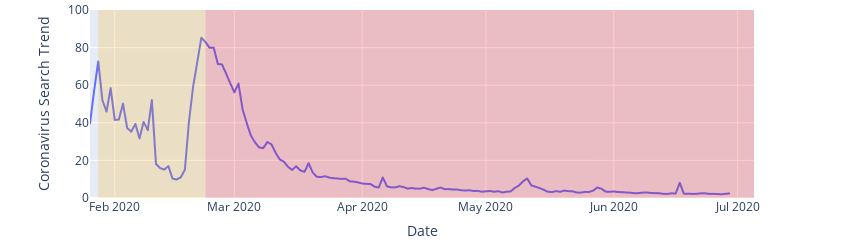

The code cell stored with this chart in its notebook:
### Code cell
fig_search_trends_time = px.line(
    data["SearchTrend"],
    x=data["SearchTrend"]["date"],
    y=data["SearchTrend"]["coronavirus"],
    labels={'coronavirus':"Coronavirus Search Trend",'date':'Date'},
    range_x=datetime.strptime('2020-01-01'), weekly_time.index[-1]],
    range_y=[0,100],
    width=base_fig_wid * dpi,
    height=base_fig_wid / 4 * dpi,
    
)

fig_search_trends_time.update_layout(margin=dict(l=90,r=110,t=10,b=0))
add_alert_background(fig_search_trends_time)
fig_search_trends_time.show()

### Figure 1 — Plotly figure (JSON) as saved in the notebook; plotly's stock layout.template omitted (floating-point values rounded to 4 significant figures; data arrays with more than 128 entries replaced by an {"elided": "..."} marker saying what was removed)
{"data": [{"hovertemplate": "Date=%{x}<br>Coronavirus Search Trend=%{y}<extra></extra>", "legendgroup": "", "line": {"color": "#636efa", "dash": "solid"}, "marker": {"symbol": "circle"}, "mode": "lines", "name": "", "showlegend": false, "type": "scattergl", "x": {"elided": "1642 str values"}, "xaxis": "x", "y": {"elided": "1642 float values"}, "yaxis": "y"}], "layout": {"height": 216, "legend": {"tracegroupgap": 0}, "margin": {"b": 0, "l": 90, "r": 110, "t": 10}, "shapes": [{"fillcolor": "rgba(255, 0, 0, 0.2)", "line": {"width": 0}, "type": "rect", "x0": "2020-02-23", "x1": "2020-07-05", "y0": 0, "y1": 100}, {"fillcolor": "rgba(255, 165, 0, 0.2)", "line": {"width": 0}, "type": "rect", "x0": "2020-01-28", "x1": "2020-02-23", "y0": 0, "y1": 100}], "width": 864, "xaxis": {"anchor": "y", "domain": [0, 1], "range": ["2020-01-26T00:00:00", "2020-07-05T00:00:00"], "title": {"text": "Date"}}, "yaxis": {"anchor": "x", "domain": [0, 1], "range": [0, 100], "title": {"text": "Coronavirus Search Trend"}}}}
